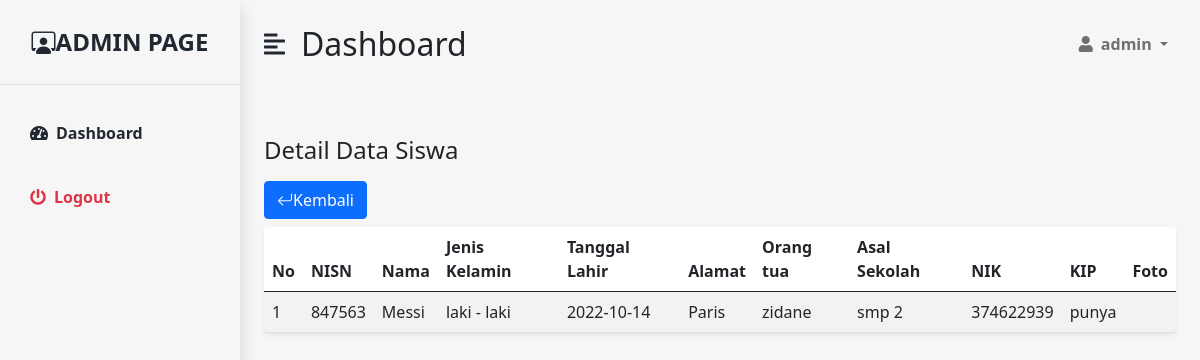
/detail.php?id=15 (signed in), run on the app's committed database.
### tables this page shows
CREATE TABLE `siswa` (
  `id` int(4) NOT NULL,
  `nisn` int(25) NOT NULL,
  `nama` varchar(50) NOT NULL,
  `gender` enum('laki - laki','perempuan','','') NOT NULL,
  `tgl_lahir` date NOT NULL,
  `alamat` varchar(100) NOT NULL,
  `ortu` varchar(50) NOT NULL,
  `asal` varchar(50) NOT NULL,
  `nik` int(50) NOT NULL,
  `kip` enum('punya','tidak','','') NOT NULL,
  `foto` varchar(50) NOT NULL
);

### caesar.php (called while the page is built, shortened)
<?php
function geser_teks($string, $key) {
    return implode('', array_map(function ($char) use ($key) {
        return geser_karakter($char, $key);
    }, str_split($string)));
}
function geser_karakter($char, $shift) {
    $shift = $shift % 25;
    $ascii = ord($char);
    $shifted = $ascii + $shift;
    if ($ascii >= 97 && $ascii <= 122) {
        return chr(geser_huruf_kecil($shifted));
    }
    return chr($ascii);
}
function geser_huruf_kecil($ascii) {
    if ($ascii < 97) {
        $ascii = 123 - (97 - $ascii);
    }
    return $ascii;
}
function dekripsi($ciphertext, $key = -3) {
    return geser_teks($ciphertext, -$key);
}

### detail.php (the view, shortened to what this page needs)
<?php
include('header.php');
include('database/config.php');
include('caesar.php');
$id = ($_GET["id"]);
?>
 <div class="container-fluid px-4">
        <div class="row my-5">
        <h3 class="fs-4 mb-3">Detail Data Siswa</h3>
            <div class="text-start">
                <button type="button" class="btn btn-primary mb-2" onclick="window.location.href='dashboard.php'"><i class="bi bi-arrow-return-left"></i></i>Kembali</button>
            </div>
                <div class="col">
                    <table class="table bg-white rounded shadow-sm  table-hover table-striped">
                        <thead>
                            <tr>
                            <th scope="col">No</th>
                                <th scope="col" width="50">NISN</th>
                                <th scope="col" width="50">Nama</th>
                                <th scope="col">Jenis Kelamin</th>
                                <th scope="col">Tanggal Lahir</th>
                                <th scope="col">Alamat</th>
                                <th scope="col">Orang tua</th>
                                <th scope="col">Asal Sekolah</th>
                                <th scope="col">NIK</th>
                                <th scope="col">KIP</th>
                                <th scope="col">Foto</th>
                            </tr>
                        </thead>
                        <tbody>
                            <?php
                            $no = 0;
                             $sql = "SELECT * FROM siswa  WHERE id = '$id';";
                             $query = mysqli_query($conn, $sql);
                                while($detail = mysqli_fetch_array($query)){
                                $no++;
                                $ortu1 = $detail['ortu'];
                            ?>
                            <tr>
                            <td><?= $no; ?></td>
                                <td><?= $detail['nisn']; ?></td>
                                <td><?= $detail['nama']; ?></td>
                                <td><?= $detail['gender']; ?></td>
                                <td><?= $detail['tgl_lahir']; ?></td>
                                <td><?= $detail['alamat']; ?></td>
                                <td><?= $ortu = dekripsi($ortu1 , 3); ?></td>
                                <td><?= $detail['asal']; ?></td>
                                <td><?= $detail['nik']; ?></td>
                                <td><?= $detail['kip']; ?></td>
                                <td><img src="assets/images/<?= $detail['foto']; ?>" width="200" alt=""></td>
                            </tr>
                            <?php } ?>
                            </tbody>
                        </table>
                    </div>
                </div>
            </div>
        </div>
    </div>
<?php
    include('footer.php');
?>

### assets/css/style-admin.css (style rules this page uses)
:root { --main-bg-color: #f4d143; --main-text-color: #222831; --second-text-color: #bbbec5; --second-bg-color: #f5df8a; }

### data on the page
siswa: nisn "847563", nama "Messi", gender "laki - laki", tgl_lahir "2022-10-14", alamat "Paris", ortu "zidane", asal "smp 2", nik "374622939", kip "punya"

### other printed values
$_SESSION['username'] "admin"
